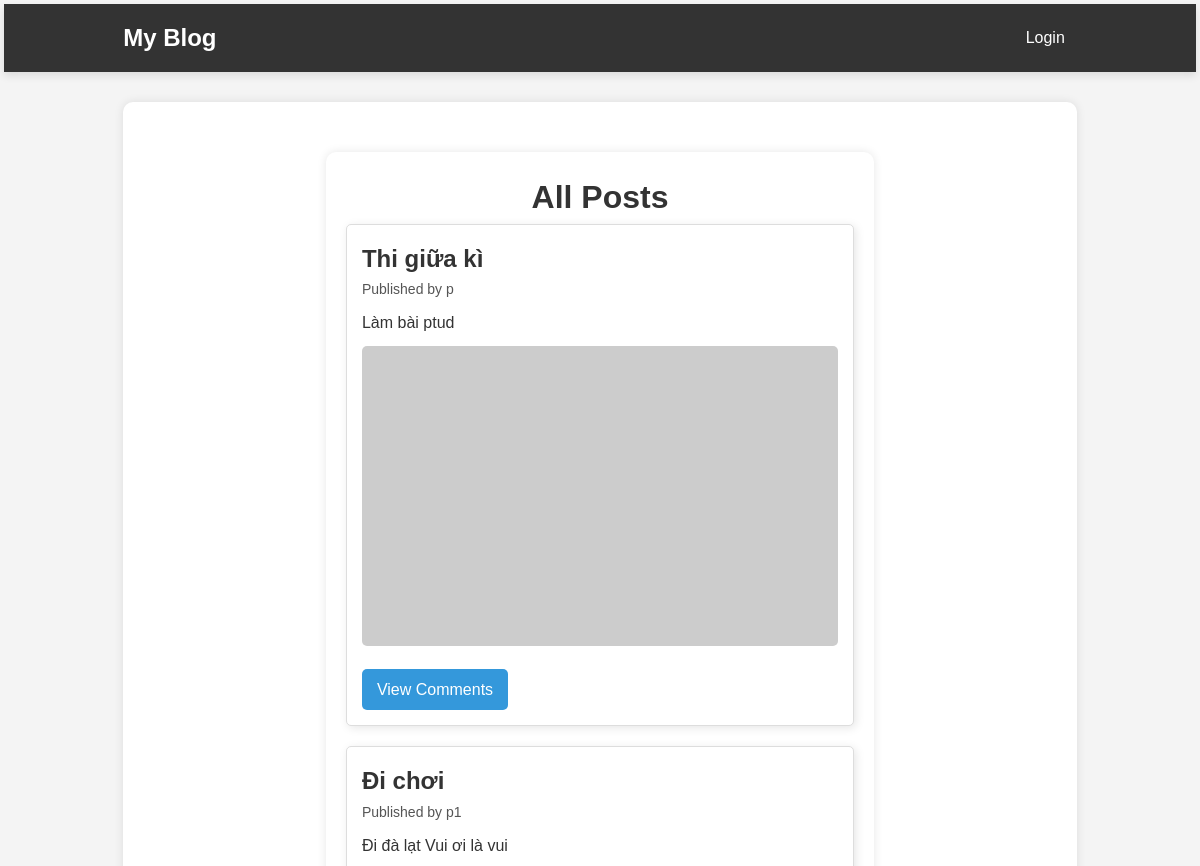
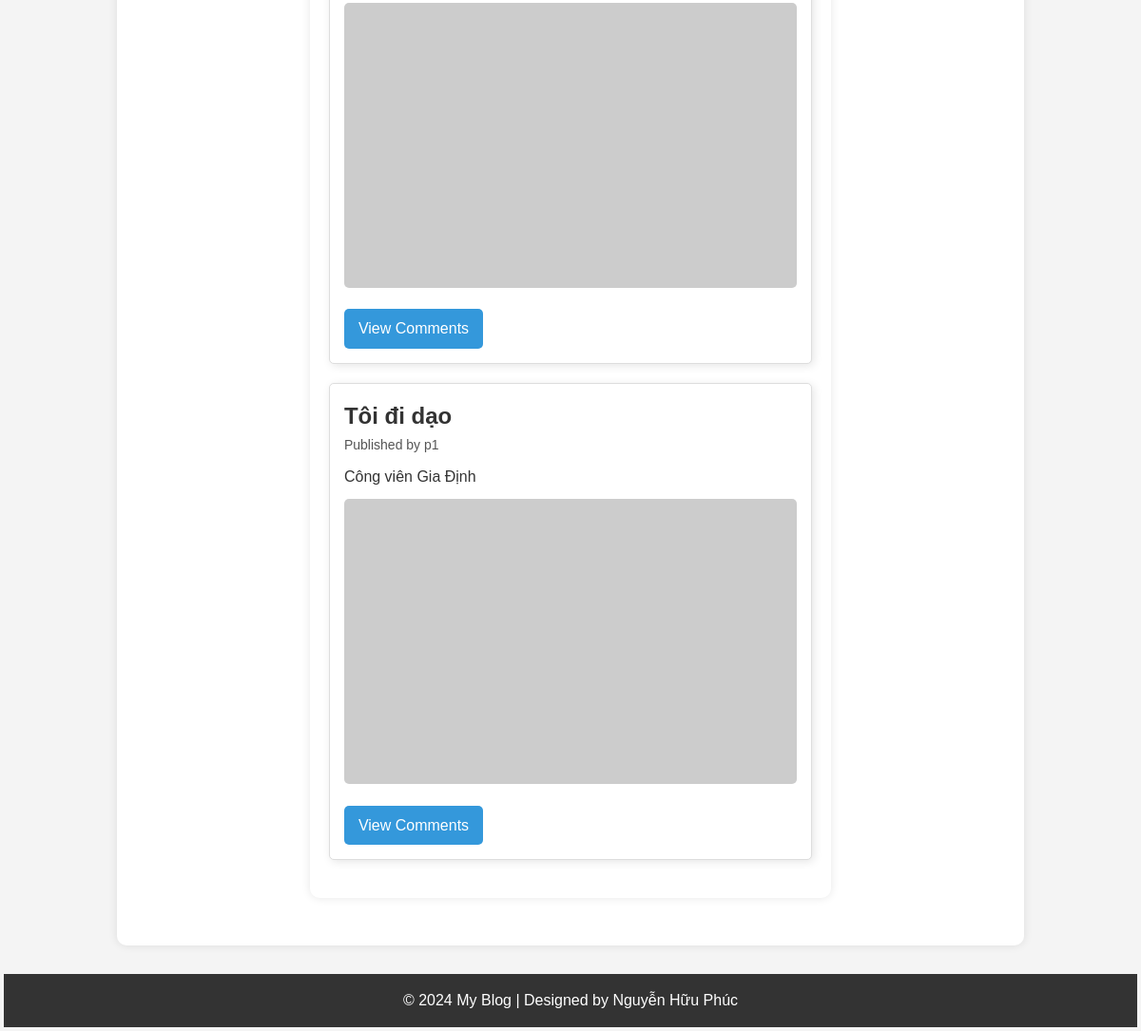
The page / on the database its author committed (2 pictures, top to bottom).
### posts/models.py (models this page shows, shortened)
class Post(models.Model):
    author = models.ForeignKey(User, on_delete=models.CASCADE)
    title = models.CharField(max_length=200)
    content = models.TextField()
    image_url = models.URLField(max_length=500, blank=True, null=True)
    created_at = models.DateTimeField(auto_now_add=True)
    updated_at = models.DateTimeField(auto_now=True)

### posts/views.py (the view)
# urls.py: 2. Add a URL to urlpatterns:  path('', views.home, name='home')
def home(request):
    posts = Post.objects.all()
    return render(request, 'blog/home.html',{'posts':posts, 'filter':True})

### templates/blog/home.html (shortened to what this page needs)
{% extends 'base.html' %}
{% block content %}
<div class="container">
    <h1 class="title">All Posts</h1>
    {% for post in posts %}
        <div class="post">
            <h2>{{ post.title }}</h2>
            <p class="author">Published by {{ post.author.username }}</p>
            <p>{{ post.content }}</p>
            {% if post.image_url %}
                <img src="{{ post.image_url }}" alt="Post Image" class="post-image">
            {% endif %}
            <div class="buttons">
                <a href="{% url 'post_detail' post.id %}" class="btn">View Comments</a>
            </div>
        </div>
    {% empty %}
        <p class="no-posts">No posts available.</p>
    {% endfor %}
</div>
{% endblock %}

### templates/base.html (shortened to what this page needs)
{% load static %}
<!DOCTYPE html>
<html lang="en">
<head>
    <link rel="stylesheet" href="{% static 'css/base.css' %}">
    <link rel="stylesheet" href="{% static 'css/home.css' %}">
</head>
<body>
    <header>
        <nav>
            <div class="logo">
                <a href="{% url 'posts' %}">My Blog</a>
            </div>
            <ul class="nav-links">
                {% if request.user.is_authenticated %}
                    <li><a href="{% url 'posts' %}">All Posts</a></li>
                    <li><a href="{% url 'my_posts' %}">My Posts</a></li>
                    <li><a href="{% url 'post-create' %}">New Post</a></li>
                    <li><span class="user">Hi, {{ request.user.username | title }}</span></li>
                    <li><a href="{% url 'logout' %}" class="logout-btn">Logout</a></li>
                {% else %}
                    <li><a href="{% url 'login' %}">Login</a></li>
                {% endif %}
            </ul>
        </nav>
    </header>
    <main>
        {% block content %}
        {% endblock %}
    </main>
    <footer>
        <p>© 2024 My Blog | Designed by Nguyễn Hữu Phúc</p>
    </footer>
</body>
</html>

### static/css/base.css (style rules this page uses)
* { margin: 0; padding: 0; box-sizing: border-box; font-family: Arial, sans-serif; }
body { background-color: #f4f4f4; color: #333; line-height: 1.6; display: flex; flex-direction: column; min-height: 100vh; }
header { background: #333; padding: 15px 0; box-shadow: 0px 4px 8px rgba(0, 0, 0, 0.1); }
nav { width: 80%; margin: auto; display: flex; justify-content: space-between; align-items: center; }
.logo a { color: white; text-decoration: none; font-size: 24px; font-weight: bold; }
.nav-links { list-style: none; display: flex; gap: 15px; }
.nav-links li { display: inline; }
.nav-links a { color: white; text-decoration: none; font-size: 16px; padding: 8px 12px; }
main { width: 80%; margin: 30px auto; background: white; padding: 20px; border-radius: 10px; box-shadow: 0px 0px 10px rgba(0, 0, 0, 0.1); flex: 1; }
footer { text-align: center; padding: 15px; background: #333; color: white; margin-top: auto; }

### static/css/home.css (style rules this page uses)
body { font-family: Arial, sans-serif; margin: 2px; padding: 2px; background-color: #f4f4f4; }
.container { width: 60%; margin: 30px auto; background: white; padding: 20px; border-radius: 10px; box-shadow: 0px 0px 10px rgba(0, 0, 0, 0.1); }
.title { text-align: center; color: #333; }
.post { background: #fff; padding: 15px; margin-bottom: 20px; border-radius: 5px; border: 1px solid #ddd; box-shadow: 2px 2px 10px rgba(0, 0, 0, 0.1); }
.author { color: #555; font-size: 14px; margin-bottom: 10px; }
.post-image { width: 100%; max-height: 300px; object-fit: cover; border-radius: 5px; margin-top: 10px; }
.buttons { margin-top: 15px; }
.btn { display: inline-block; padding: 8px 15px; text-decoration: none; color: white; background: #3498db; border-radius: 5px; margin-right: 5px; transition: 0.3s; }

### rows shown on the page
Post: title "Thi giữa kì", author.username "p", content "Làm bài ptud"
Post: title "Đi chơi", author.username "p1", content "Đi đà lạt Vui ơi là vui"
Post: title "Tôi đi dạo", author.username "p1", content "Công viên Gia Định"
